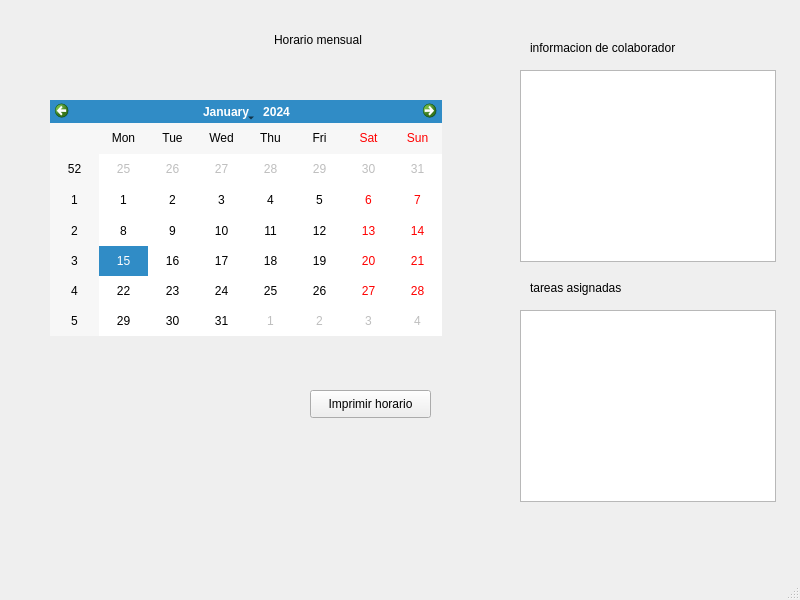
<?xml version="1.0" encoding="UTF-8"?>
<ui version="4.0">
 <class>MainWindow</class>
 <widget class="QMainWindow" name="MainWindow">
  <property name="geometry">
   <rect>
    <x>0</x>
    <y>0</y>
    <width>800</width>
    <height>600</height>
   </rect>
  </property>
  <property name="windowTitle">
   <string>MainWindow</string>
  </property>
  <widget class="QWidget" name="centralwidget">
   <widget class="QCalendarWidget" name="calendarWidget">
    <property name="geometry">
     <rect>
      <x>50</x>
      <y>100</y>
      <width>392</width>
      <height>236</height>
     </rect>
    </property>
   </widget>
   <widget class="QLabel" name="label">
    <property name="geometry">
     <rect>
      <x>274</x>
      <y>30</y>
      <width>111</width>
      <height>20</height>
     </rect>
    </property>
    <property name="text">
     <string>Horario mensual</string>
    </property>
   </widget>
   <widget class="QPushButton" name="pushButton">
    <property name="geometry">
     <rect>
      <x>310</x>
      <y>390</y>
      <width>121</width>
      <height>28</height>
     </rect>
    </property>
    <property name="text">
     <string>Imprimir horario</string>
    </property>
   </widget>
   <widget class="QListView" name="listView">
    <property name="geometry">
     <rect>
      <x>520</x>
      <y>310</y>
      <width>256</width>
      <height>192</height>
     </rect>
    </property>
   </widget>
   <widget class="QListView" name="listView_2">
    <property name="geometry">
     <rect>
      <x>520</x>
      <y>70</y>
      <width>256</width>
      <height>192</height>
     </rect>
    </property>
   </widget>
   <widget class="QLabel" name="label_2">
    <property name="geometry">
     <rect>
      <x>530</x>
      <y>280</y>
      <width>121</width>
      <height>16</height>
     </rect>
    </property>
    <property name="text">
     <string>tareas asignadas</string>
    </property>
   </widget>
   <widget class="QLabel" name="label_3">
    <property name="geometry">
     <rect>
      <x>530</x>
      <y>40</y>
      <width>181</width>
      <height>16</height>
     </rect>
    </property>
    <property name="text">
     <string>informacion de colaborador</string>
    </property>
   </widget>
  </widget>
  <widget class="QMenuBar" name="menubar">
   <property name="geometry">
    <rect>
     <x>0</x>
     <y>0</y>
     <width>800</width>
     <height>26</height>
    </rect>
   </property>
  </widget>
  <widget class="QStatusBar" name="statusbar"/>
 </widget>
 <resources/>
 <connections/>
</ui>
